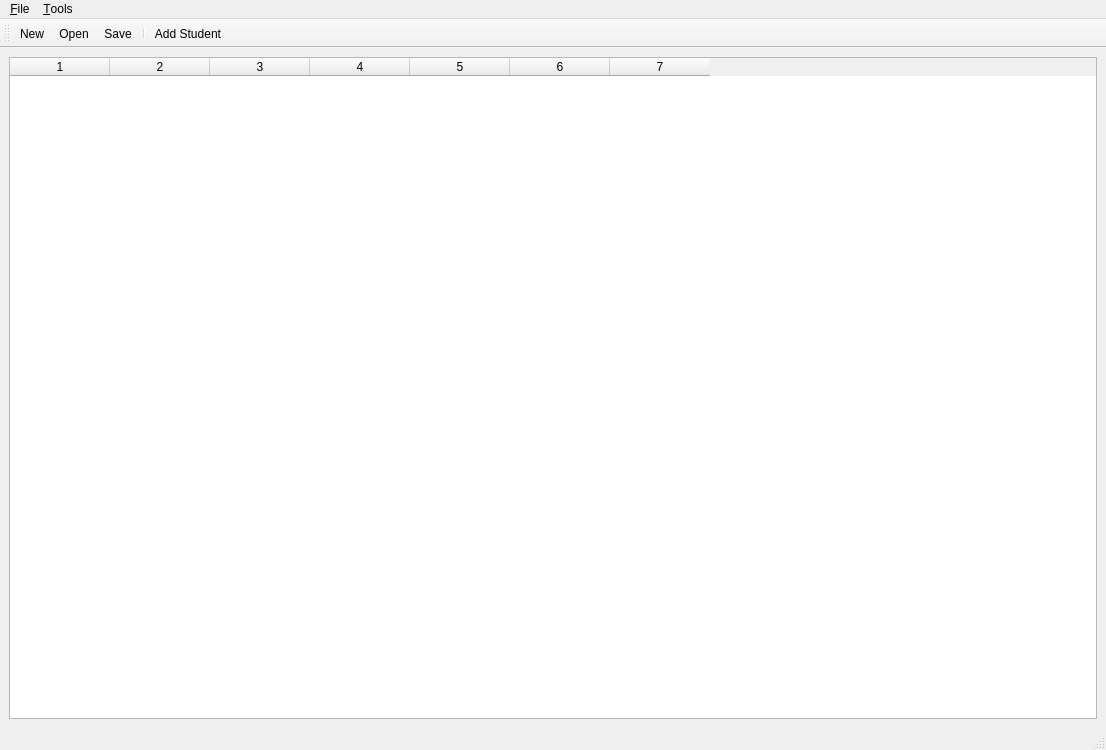
<?xml version="1.0" encoding="UTF-8"?>
<ui version="4.0">
 <class>MainWindow</class>
 <widget class="QMainWindow" name="MainWindow">
  <property name="geometry">
   <rect>
    <x>0</x>
    <y>0</y>
    <width>1106</width>
    <height>750</height>
   </rect>
  </property>
  <property name="windowTitle">
   <string>MainWindow</string>
  </property>
  <widget class="QWidget" name="centralwidget">
   <layout class="QGridLayout" name="gridLayout">
    <item row="0" column="0">
     <widget class="QTableWidget" name="table">
      <property name="columnCount">
       <number>7</number>
      </property>
      <attribute name="horizontalHeaderCascadingSectionResizes">
       <bool>true</bool>
      </attribute>
      <attribute name="horizontalHeaderMinimumSectionSize">
       <number>25</number>
      </attribute>
      <column/>
      <column/>
      <column/>
      <column/>
      <column/>
      <column/>
      <column/>
     </widget>
    </item>
   </layout>
  </widget>
  <widget class="QMenuBar" name="menubar">
   <property name="geometry">
    <rect>
     <x>0</x>
     <y>0</y>
     <width>1106</width>
     <height>26</height>
    </rect>
   </property>
   <widget class="QMenu" name="menu_File">
    <property name="title">
     <string>&amp;File</string>
    </property>
    <addaction name="action_New"/>
    <addaction name="action_Open"/>
    <addaction name="action_Save"/>
   </widget>
   <widget class="QMenu" name="menu_Tools">
    <property name="title">
     <string>&amp;Tools</string>
    </property>
    <widget class="QMenu" name="menuSame_surnames">
     <property name="title">
      <string>Same surnames</string>
     </property>
     <addaction name="actionGroup"/>
     <addaction name="actionEntire_list"/>
    </widget>
    <widget class="QMenu" name="menuSpecific_marks_combination">
     <property name="title">
      <string>Specific marks combination</string>
     </property>
     <addaction name="action5_and_4_from_2_specific"/>
     <addaction name="action4_and_3_from_3_specific"/>
     <addaction name="action5_and_3_from_all_subjects"/>
    </widget>
    <widget class="QMenu" name="menuSelect_students_with">
     <property name="title">
      <string>Select students with...</string>
     </property>
     <addaction name="action5_foreign"/>
     <addaction name="action4_physics_3_both_languages"/>
     <addaction name="action3_5_4"/>
    </widget>
    <addaction name="actionAverage_marks"/>
    <addaction name="actionGroups_top_list"/>
    <addaction name="menuSame_surnames"/>
    <addaction name="menuSpecific_marks_combination"/>
    <addaction name="menuSelect_students_with"/>
    <addaction name="separator"/>
    <addaction name="actionAdd_Student"/>
   </widget>
   <addaction name="menu_File"/>
   <addaction name="menu_Tools"/>
  </widget>
  <widget class="QStatusBar" name="statusbar"/>
  <widget class="QToolBar" name="toolBar">
   <property name="windowTitle">
    <string>toolBar</string>
   </property>
   <attribute name="toolBarArea">
    <enum>TopToolBarArea</enum>
   </attribute>
   <attribute name="toolBarBreak">
    <bool>false</bool>
   </attribute>
   <addaction name="action_New"/>
   <addaction name="action_Open"/>
   <addaction name="action_Save"/>
   <addaction name="separator"/>
   <addaction name="actionAdd_Student"/>
  </widget>
  <action name="action_New">
   <property name="icon">
    <iconset resource="Icons.qrc">
     <normaloff>:/Icon/add-file.png</normaloff>:/Icon/add-file.png</iconset>
   </property>
   <property name="text">
    <string>&amp;New</string>
   </property>
  </action>
  <action name="action_Open">
   <property name="icon">
    <iconset resource="Icons.qrc">
     <normaloff>:/Icon/store-files.png</normaloff>:/Icon/store-files.png</iconset>
   </property>
   <property name="text">
    <string>&amp;Open</string>
   </property>
  </action>
  <action name="action_Save">
   <property name="icon">
    <iconset resource="Icons.qrc">
     <normaloff>:/Icon/save-files.png</normaloff>:/Icon/save-files.png</iconset>
   </property>
   <property name="text">
    <string>&amp;Save</string>
   </property>
  </action>
  <action name="actionAverage_marks">
   <property name="text">
    <string>Average marks</string>
   </property>
  </action>
  <action name="actionGroups_top_list">
   <property name="text">
    <string>Groups top list</string>
   </property>
  </action>
  <action name="actionGroup">
   <property name="text">
    <string>Group</string>
   </property>
  </action>
  <action name="actionEntire_list">
   <property name="text">
    <string>Entire list</string>
   </property>
  </action>
  <action name="action5_and_4_from_2_specific">
   <property name="text">
    <string>5 and 4 from 2 specific</string>
   </property>
  </action>
  <action name="action4_and_3_from_3_specific">
   <property name="text">
    <string>4 and 3 from 3 specific</string>
   </property>
  </action>
  <action name="action5_and_3_from_all_subjects">
   <property name="text">
    <string>5 and 3 from all subjects</string>
   </property>
  </action>
  <action name="action5_foreign">
   <property name="text">
    <string>5 foreign and physics, 3 math</string>
   </property>
  </action>
  <action name="action4_physics_3_both_languages">
   <property name="text">
    <string>4 physics , 3 both languages</string>
   </property>
  </action>
  <action name="action3_5_4">
   <property name="text">
    <string>4 foreign 5 math 3 physics</string>
   </property>
  </action>
  <action name="actionAdd_Student">
   <property name="icon">
    <iconset resource="Icons.qrc">
     <normaloff>:/Icon/user (1).png</normaloff>:/Icon/user (1).png</iconset>
   </property>
   <property name="text">
    <string>Add Student</string>
   </property>
  </action>
 </widget>
 <resources>
  <include location="Icons.qrc"/>
 </resources>
 <connections/>
</ui>
